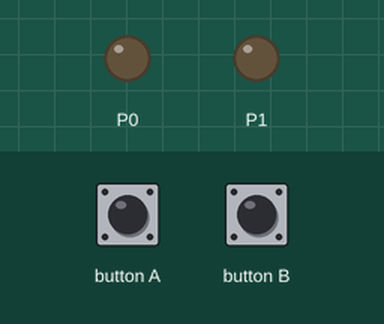
Simulated run of this program. Board: BBC micro:bit running MicroPython. Shown: output pins drawn as LEDs (lit = HIGH). The inputs (shaded band) are chosen by the test bench.

Above: at 1.2 s.
1.3 s: button A pressed for 0.15 s
At 2.4 s:
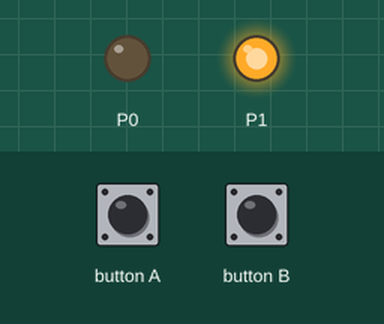
2.9 s: button B pressed for 0.15 s
At 3.3 s:
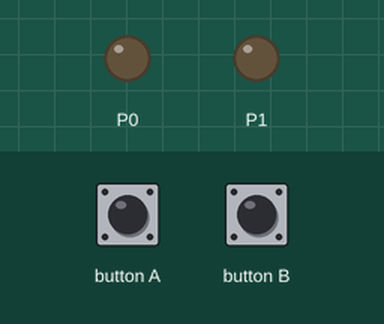
4.5 s: button A pressed for 1 s
At 5.7 s:
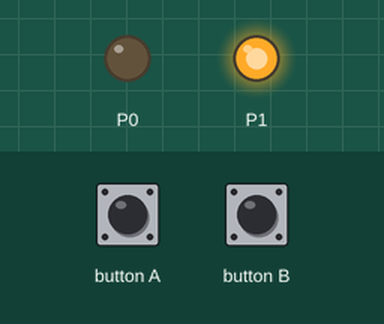
7.0 s: button B pressed for 1 s
At 7.6 s:
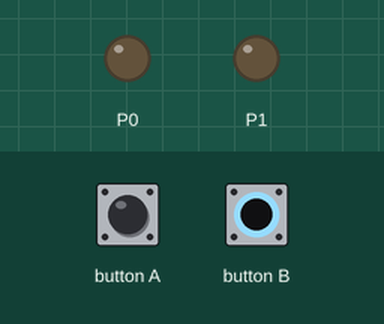
Timing chart, 0 to 10.0 s (numbered marks = the images above; inputs shaded):
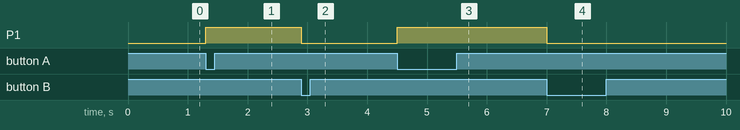

Measured:
- after the input at 1.3 s, P1: LOW → HIGH at once
- after the input at 2.9 s, P1: HIGH → LOW at once
- after the input at 4.5 s, P1: LOW → HIGH at once
- after the input at 7.0 s, P1: HIGH → LOW at once

The program:

motor-driver_on-off_program-main.py
```python
from microbit import *
while True:
    if button_a.was_pressed():
        pin0.write_digital(0)
        pin1.write_digital(1)
    if button_b.was_pressed():
        pin0.write_digital(0)
        pin1.write_digital(0)
```
